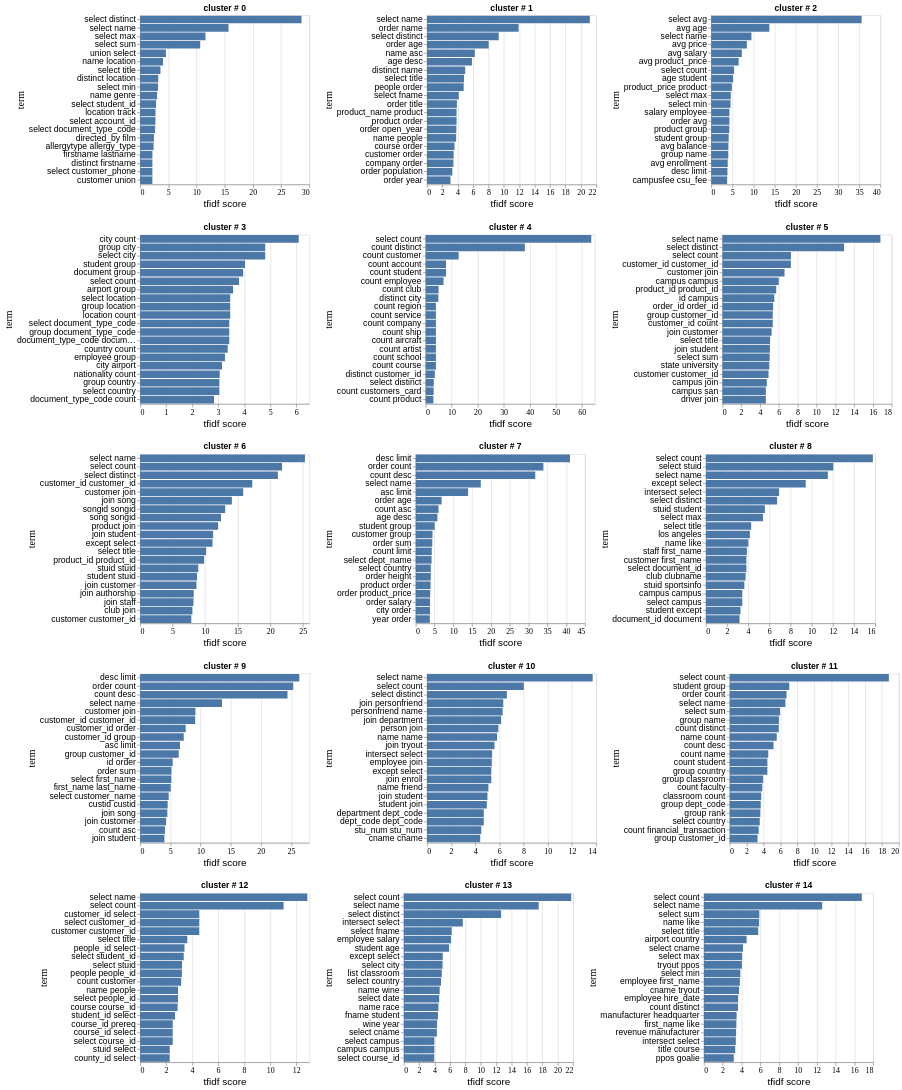

Notebook code cell kept with this figure:
### Code cell
charts = []
for i in range(len(np.unique(clustering_labels))):
    data = df_ngram_vis [df_ngram_vis.cluster_id == i]
    chart = alt.Chart(data).mark_bar().encode(
        x=alt.X('rank:Q', title='tfidf score', axis=alt.Axis(titleFontSize=15, titleFontWeight=200, labelFont='Avenir', labelFontSize=12)),
        y=alt.Y('term:N', sort='-x', axis=alt.Axis(titleFontSize=15, labelFontSize=13,titleFontWeight=300, titleFont='Avenir'))
    ).properties(title='cluster # '+ str(i), width=256, height=256)
    charts.append(chart)

len(charts)
alt.hconcat(*charts[0:3]) & alt.hconcat(*charts[3:6]) & alt.hconcat(*charts[6:9])  & alt.hconcat(*charts[9:12]) & alt.hconcat(*charts[12:15])

### Figure 1 — Vega-Lite specification as saved in the notebook (floating-point values rounded to 4 significant figures)
{"config": {"view": {"continuousWidth": 300, "continuousHeight": 300}}, "vconcat": [{"hconcat": [{"data": {"name": "data-d5f58745a35971609e62ebd2382b044f"}, "mark": {"type": "bar"}, "encoding": {"x": {"axis": {"labelFont": "Avenir", "labelFontSize": 12, "titleFontSize": 15, "titleFontWeight": 200}, "field": "rank", "title": "tfidf score", "type": "quantitative"}, "y": {"axis": {"labelFontSize": 13, "titleFont": "Avenir", "titleFontSize": 15, "titleFontWeight": 300}, "field": "term", "sort": "-x", "type": "nominal"}}, "height": 256, "title": "cluster # 0", "width": 256}, {"data": {"name": "data-0d1b8cdb4531924d618f68e038b68c40"}, "mark": {"type": "bar"}, "encoding": {"x": {"axis": {"labelFont": "Avenir", "labelFontSize": 12, "titleFontSize": 15, "titleFontWeight": 200}, "field": "rank", "title": "tfidf score", "type": "quantitative"}, "y": {"axis": {"labelFontSize": 13, "titleFont": "Avenir", "titleFontSize": 15, "titleFontWeight": 300}, "field": "term", "sort": "-x", "type": "nominal"}}, "height": 256, "title": "cluster # 1", "width": 256}, {"data": {"name": "data-6e8471e57a5a8861078ef767fb0b3963"}, "mark": {"type": "bar"}, "encoding": {"x": {"axis": {"labelFont": "Avenir", "labelFontSize": 12, "titleFontSize": 15, "titleFontWeight": 200}, "field": "rank", "title": "tfidf score", "type": "quantitative"}, "y": {"axis": {"labelFontSize": 13, "titleFont": "Avenir", "titleFontSize": 15, "titleFontWeight": 300}, "field": "term", "sort": "-x", "type": "nominal"}}, "height": 256, "title": "cluster # 2", "width": 256}]}, {"hconcat": [{"data": {"name": "data-9c1bc39cd584dabeac179e48bd9f8609"}, "mark": {"type": "bar"}, "encoding": {"x": {"axis": {"labelFont": "Avenir", "labelFontSize": 12, "titleFontSize": 15, "titleFontWeight": 200}, "field": "rank", "title": "tfidf score", "type": "quantitative"}, "y": {"axis": {"labelFontSize": 13, "titleFont": "Avenir", "titleFontSize": 15, "titleFontWeight": 300}, "field": "term", "sort": "-x", "type": "nominal"}}, "height": 256, "title": "cluster # 3", "width": 256}, {"data": {"name": "data-5162fa435a22587bb8c8bc86e4379546"}, "mark": {"type": "bar"}, "encoding": {"x": {"axis": {"labelFont": "Avenir", "labelFontSize": 12, "titleFontSize": 15, "titleFontWeight": 200}, "field": "rank", "title": "tfidf score", "type": "quantitative"}, "y": {"axis": {"labelFontSize": 13, "titleFont": "Avenir", "titleFontSize": 15, "titleFontWeight": 300}, "field": "term", "sort": "-x", "type": "nominal"}}, "height": 256, "title": "cluster # 4", "width": 256}, {"data": {"name": "data-5dd0ad65e02f75a6570909c2cf1b3138"}, "mark": {"type": "bar"}, "encoding": {"x": {"axis": {"labelFont": "Avenir", "labelFontSize": 12, "titleFontSize": 15, "titleFontWeight": 200}, "field": "rank", "title": "tfidf score", "type": "quantitative"}, "y": {"axis": {"labelFontSize": 13, "titleFont": "Avenir", "titleFontSize": 15, "titleFontWeight": 300}, "field": "term", "sort": "-x", "type": "nominal"}}, "height": 256, "title": "cluster # 5", "width": 256}]}, {"hconcat": [{"data": {"name": "data-14f3b3214e4237b501c71b5f84565575"}, "mark": {"type": "bar"}, "encoding": {"x": {"axis": {"labelFont": "Avenir", "labelFontSize": 12, "titleFontSize": 15, "titleFontWeight": 200}, "field": "rank", "title": "tfidf score", "type": "quantitative"}, "y": {"axis": {"labelFontSize": 13, "titleFont": "Avenir", "titleFontSize": 15, "titleFontWeight": 300}, "field": "term", "sort": "-x", "type": "nominal"}}, "height": 256, "title": "cluster # 6", "width": 256}, {"data": {"name": "data-88d480c34f63ef473d8d1be1b38ccf8d"}, "mark": {"type": "bar"}, "encoding": {"x": {"axis": {"labelFont": "Avenir", "labelFontSize": 12, "titleFontSize": 15, "titleFontWeight": 200}, "field": "rank", "title": "tfidf score", "type": "quantitative"}, "y": {"axis": {"labelFontSize": 13, "titleFont": "Avenir", "titleFontSize": 15, "titleFontWeight": 300}, "field": "term", "sort": "-x", "type": "nominal"}}, "height": 256, "title": "cluster # 7", "width": 256}, {"data": {"name": "data-8bbcb3f5af8b3550b37b90d3fec4f258"}, "mark": {"type": "bar"}, "encoding": {"x": {"axis": {"labelFont": "Avenir", "labelFontSize": 12, "titleFontSize": 15, "titleFontWeight": 200}, "field": "rank", "title": "tfidf score", "type": "quantitative"}, "y": {"axis": {"labelFontSize": 13, "titleFont": "Avenir", "titleFontSize": 15, "titleFontWeight": 300}, "field": "term", "sort": "-x", "type": "nominal"}}, "height": 256, "title": "cluster # 8", "width": 256}]}, {"hconcat": [{"data": {"name": "data-5c1ef702452a2dcdbc4ab122392e1705"}, "mark": {"type": "bar"}, "encoding": {"x": {"axis": {"labelFont": "Avenir", "labelFontSize": 12, "titleFontSize": 15, "titleFontWeight": 200}, "field": "rank", "title": "tfidf score", "type": "quantitative"}, "y": {"axis": {"labelFontSize": 13, "titleFont": "Avenir", "titleFontSize": 15, "titleFontWeight": 300}, "field": "term", "sort": "-x", "type": "nominal"}}, "height": 256, "title": "cluster # 9", "width": 256}, {"data": {"name": "data-9b6c202f05d0aa9d8c44adb027649e7a"}, "mark": {"type": "bar"}, "encoding": {"x": {"axis": {"labelFont": "Avenir", "labelFontSize": 12, "titleFontSize": 15, "titleFontWeight": 200}, "field": "rank", "title": "tfidf score", "type": "quantitative"}, "y": {"axis": {"labelFontSize": 13, "titleFont": "Avenir", "titleFontSize": 15, "titleFontWeight": 300}, "field": "term", "sort": "-x", "type": "nominal"}}, "height": 256, "title": "cluster # 10", "width": 256}, {"data": {"name": "data-dc438b55d2aa7c66dd61749cea58f55e"}, "mark": {"type": "bar"}, "encoding": {"x": {"axis": {"labelFont": "Avenir", "labelFontSize": 12, "titleFontSize": 15, "titleFontWeight": 200}, "field": "rank", "title": "tfidf score", "type": "quantitative"}, "y": {"axis": {"labelFontSize": 13, "titleFont": "Avenir", "titleFontSize": 15, "titleFontWeight": 300}, "field": "term", "sort": "-x", "type": "nominal"}}, "height": 256, "title": "cluster # 11", "width": 256}]}, {"hconcat": [{"data": {"name": "data-8c0585a4a018e527cbab93819dba5048"}, "mark": {"type": "bar"}, "encoding": {"x": {"axis": {"labelFont": "Avenir", "labelFontSize": 12, "titleFontSize": 15, "titleFontWeight": 200}, "field": "rank", "title": "tfidf score", "type": "quantitative"}, "y": {"axis": {"labelFontSize": 13, "titleFont": "Avenir", "titleFontSize": 15, "titleFontWeight": 300}, "field": "term", "sort": "-x", "type": "nominal"}}, "height": 256, "title": "cluster # 12", "width": 256}, {"data": {"name": "data-3fdf5c7c8b4e85ec7d614478e52f020c"}, "mark": {"type": "bar"}, "encoding": {"x": {"axis": {"labelFont": "Avenir", "labelFontSize": 12, "titleFontSize": 15, "titleFontWeight": 200}, "field": "rank", "title": "tfidf score", "type": "quantitative"}, "y": {"axis": {"labelFontSize": 13, "titleFont": "Avenir", "titleFontSize": 15, "titleFontWeight": 300}, "field": "term", "sort": "-x", "type": "nominal"}}, "height": 256, "title": "cluster # 13", "width": 256}, {"data": {"name": "data-8d7857d2a394d9d04b32e92655905001"}, "mark": {"type": "bar"}, "encoding": {"x": {"axis": {"labelFont": "Avenir", "labelFontSize": 12, "titleFontSize": 15, "titleFontWeight": 200}, "field": "rank", "title": "tfidf score", "type": "quantitative"}, "y": {"axis": {"labelFontSize": 13, "titleFont": "Avenir", "titleFontSize": 15, "titleFontWeight": 300}, "field": "term", "sort": "-x", "type": "nominal"}}, "height": 256, "title": "cluster # 14", "width": 256}]}], "$schema": "https://vega.github.io/schema/vega-lite/v5.16.3.json", "datasets": {"data-d5f58745a35971609e62ebd2382b044f": [{"index": 480, "term": "select distinct", "rank": 28.61, "cluster_id": 0}, {"index": 504, "term": "select name", "rank": 15.68, "cluster_id": 0}, {"index": 501, "term": "select max", "rank": 11.59, "cluster_id": 0}, {"index": 536, "term": "select sum", "rank": 10.65, "cluster_id": 0}, {"index": 603, "term": "union select", "rank": 4.574, "cluster_id": 0}, {"index": 347, "term": "name location", "rank": 4.053, "cluster_id": 0}, {"index": 540, "term": "select title", "rank": 3.599, "cluster_id": 0}, {"index": 159, "term": "distinct location", "rank": 3.213, "cluster_id": 0}, {"index": 503, "term": "select min", "rank": 3.175, "cluster_id": 0}, {"index": 345, "term": "name genre", "rank": 3.01, "cluster_id": 0}, {"index": 534, "term": "select student_id", "rank": 2.827, "cluster_id": 0}, {"index": 261, "term": "location track", "rank": 2.725, "cluster_id": 0}, {"index": 438, "term": "select account_id", "rank": 2.711, "cluster_id": 0}, {"index": 483, "term": "select document_type_code", "rank": 2.658, "cluster_id": 0}, {"index": 123, "term": "directed_by film", "rank": 2.445, "cluster_id": 0}, {"index": 16, "term": "allergytype allergy_type", "rank": 2.382, "cluster_id": 0}, {"index": 210, "term": "firstname lastname", "rank": 2.176, "cluster_id": 0}, {"index": 150, "term": "distinct firstname", "rank": 2.176, "cluster_id": 0}, {"index": 468, "term": "select customer_phone", "rank": 2.173, "cluster_id": 0}, {"index": 86, "term": "customer union", "rank": 2.169, "cluster_id": 0}], "data-0d1b8cdb4531924d618f68e038b68c40": [{"index": 722, "term": "select name", "rank": 21.17, "cluster_id": 1}, {"index": 497, "term": "order name", "rank": 11.91, "cluster_id": 1}, {"index": 694, "term": "select distinct", "rank": 9.32, "cluster_id": 1}, {"index": 416, "term": "order age", "rank": 8.016, "cluster_id": 1}, {"index": 343, "term": "name asc", "rank": 6.217, "cluster_id": 1}, {"index": 13, "term": "age desc", "rank": 5.842, "cluster_id": 1}, {"index": 166, "term": "distinct name", "rank": 4.966, "cluster_id": 1}, {"index": 761, "term": "select title", "rank": 4.811, "cluster_id": 1}, {"index": 578, "term": "people order", "rank": 4.772, "cluster_id": 1}, {"index": 704, "term": "select fname", "rank": 4.129, "cluster_id": 1}, {"index": 547, "term": "order title", "rank": 3.888, "cluster_id": 1}, {"index": 614, "term": "product_name product", "rank": 3.842, "cluster_id": 1}, {"index": 613, "term": "product order", "rank": 3.842, "cluster_id": 1}, {"index": 502, "term": "order open_year", "rank": 3.816, "cluster_id": 1}, {"index": 383, "term": "name people", "rank": 3.792, "cluster_id": 1}, {"index": 119, "term": "course order", "rank": 3.576, "cluster_id": 1}, {"index": 125, "term": "customer order", "rank": 3.466, "cluster_id": 1}, {"index": 104, "term": "company order", "rank": 3.434, "cluster_id": 1}, {"index": 510, "term": "order population", "rank": 3.294, "cluster_id": 1}, {"index": 561, "term": "order year", "rank": 3.053, "cluster_id": 1}], "data-6e8471e57a5a8861078ef767fb0b3963": [{"index": 973, "term": "select avg", "rank": 35.55, "cluster_id": 2}, {"index": 85, "term": "avg age", "rank": 13.73, "cluster_id": 2}, {"index": 1000, "term": "select name", "rank": 9.499, "cluster_id": 2}, {"index": 156, "term": "avg price", "rank": 8.417, "cluster_id": 2}, {"index": 170, "term": "avg salary", "rank": 7.232, "cluster_id": 2}, {"index": 159, "term": "avg product_price", "rank": 6.48, "cluster_id": 2}, {"index": 978, "term": "select count", "rank": 5.403, "cluster_id": 2}, {"index": 29, "term": "age student", "rank": 5.166, "cluster_id": 2}, {"index": 890, "term": "product_price product", "rank": 4.869, "cluster_id": 2}, {"index": 997, "term": "select max", "rank": 4.621, "cluster_id": 2}, {"index": 999, "term": "select min", "rank": 4.557, "cluster_id": 2}, {"index": 946, "term": "salary employee", "rank": 4.303, "cluster_id": 2}, {"index": 810, "term": "order avg", "rank": 4.298, "cluster_id": 2}, {"index": 880, "term": "product group", "rank": 4.271, "cluster_id": 2}, {"index": 1096, "term": "student group", "rank": 4.124, "cluster_id": 2}, {"index": 93, "term": "avg balance", "rank": 4.061, "cluster_id": 2}, {"index": 484, "term": "group name", "rank": 4.03, "cluster_id": 2}, {"index": 111, "term": "avg enrollment", "rank": 3.895, "cluster_id": 2}, {"index": 353, "term": "desc limit", "rank": 3.836, "cluster_id": 2}, {"index": 235, "term": "campusfee csu_fee", "rank": 3.759, "cluster_id": 2}], "data-9c1bc39cd584dabeac179e48bd9f8609": [{"index": 40, "term": "city count", "rank": 6.092, "cluster_id": 3}, {"index": 148, "term": "group city", "rank": 4.804, "cluster_id": 3}, {"index": 334, "term": "select city", "rank": 4.804, "cluster_id": 3}, {"index": 410, "term": "student group", "rank": 4.029, "cluster_id": 3}, {"index": 119, "term": "document group", "rank": 3.957, "cluster_id": 3}, {"index": 340, "term": "select count", "rank": 3.799, "cluster_id": 3}, {"index": 8, "term": "airport group", "rank": 3.571, "cluster_id": 3}, {"index": 358, "term": "select location", "rank": 3.46, "cluster_id": 3}, {"index": 171, "term": "group location", "rank": 3.46, "cluster_id": 3}, {"index": 225, "term": "location count", "rank": 3.46, "cluster_id": 3}, {"index": 350, "term": "select document_type_code", "rank": 3.424, "cluster_id": 3}, {"index": 164, "term": "group document_type_code", "rank": 3.424, "cluster_id": 3}, {"index": 123, "term": "document_type_code document", "rank": 3.424, "cluster_id": 3}, {"index": 91, "term": "country count", "rank": 3.363, "cluster_id": 3}, {"index": 128, "term": "employee group", "rank": 3.258, "cluster_id": 3}, {"index": 39, "term": "city airport", "rank": 3.145, "cluster_id": 3}, {"index": 254, "term": "nationality count", "rank": 3.057, "cluster_id": 3}, {"index": 156, "term": "group country", "rank": 3.043, "cluster_id": 3}, {"index": 341, "term": "select country", "rank": 3.043, "cluster_id": 3}, {"index": 122, "term": "document_type_code count", "rank": 2.84, "cluster_id": 3}], "data-5162fa435a22587bb8c8bc86e4379546": [{"index": 299, "term": "select count", "rank": 63.6, "cluster_id": 4}, {"index": 71, "term": "count distinct", "rank": 38.09, "cluster_id": 4}, {"index": 67, "term": "count customer", "rank": 12.67, "cluster_id": 4}, {"index": 31, "term": "count account", "rank": 7.832, "cluster_id": 4}, {"index": 135, "term": "count student", "rank": 7.832, "cluster_id": 4}, {"index": 79, "term": "count employee", "rank": 6.859, "cluster_id": 4}, {"index": 59, "term": "count club", "rank": 4.956, "cluster_id": 4}, {"index": 172, "term": "distinct city", "rank": 4.868, "cluster_id": 4}, {"index": 117, "term": "count region", "rank": 3.932, "cluster_id": 4}, {"index": 126, "term": "count service", "rank": 3.932, "cluster_id": 4}, {"index": 61, "term": "count company", "rank": 3.932, "cluster_id": 4}, {"index": 128, "term": "count ship", "rank": 3.932, "cluster_id": 4}, {"index": 35, "term": "count aircraft", "rank": 3.932, "cluster_id": 4}, {"index": 40, "term": "count artist", "rank": 3.932, "cluster_id": 4}, {"index": 124, "term": "count school", "rank": 3.932, "cluster_id": 4}, {"index": 65, "term": "count course", "rank": 3.932, "cluster_id": 4}, {"index": 184, "term": "distinct customer_id", "rank": 3.501, "cluster_id": 4}, {"index": 300, "term": "select distinct", "rank": 3.102, "cluster_id": 4}, {"index": 68, "term": "count customers_card", "rank": 3.047, "cluster_id": 4}, {"index": 107, "term": "count product", "rank": 2.953, "cluster_id": 4}], "data-5dd0ad65e02f75a6570909c2cf1b3138": [{"index": 1665, "term": "select name", "rank": 16.8, "cluster_id": 5}, {"index": 1630, "term": "select distinct", "rank": 12.94, "cluster_id": 5}, {"index": 1610, "term": "select count", "rank": 7.284, "cluster_id": 5}, {"index": 417, "term": "customer_id customer_id", "rank": 7.275, "cluster_id": 5}, {"index": 397, "term": "customer join", "rank": 6.6, "cluster_id": 5}, {"index": 195, "term": "campus campus", "rank": 5.984, "cluster_id": 5}, {"index": 1429, "term": "product_id product_id", "rank": 5.718, "cluster_id": 5}, {"index": 817, "term": "id campus", "rank": 5.512, "cluster_id": 5}, {"index": 1285, "term": "order_id order_id", "rank": 5.392, "cluster_id": 5}, {"index": 726, "term": "group customer_id", "rank": 5.352, "cluster_id": 5}, {"index": 413, "term": "customer_id count", "rank": 5.352, "cluster_id": 5}, {"index": 912, "term": "join customer", "rank": 5.227, "cluster_id": 5}, {"index": 1707, "term": "select title", "rank": 5.066, "cluster_id": 5}, {"index": 1035, "term": "join student", "rank": 5.047, "cluster_id": 5}, {"index": 1702, "term": "select sum", "rank": 5.019, "cluster_id": 5}, {"index": 1773, "term": "state university", "rank": 4.979, "cluster_id": 5}, {"index": 395, "term": "customer customer_id", "rank": 4.9, "cluster_id": 5}, {"index": 199, "term": "campus join", "rank": 4.716, "cluster_id": 5}, {"index": 201, "term": "campus san", "rank": 4.614, "cluster_id": 5}, {"index": 532, "term": "driver join", "rank": 4.614, "cluster_id": 5}], "data-14f3b3214e4237b501c71b5f84565575": [{"index": 2265, "term": "select name", "rank": 25.32, "cluster_id": 6}, {"index": 2191, "term": "select count", "rank": 21.81, "cluster_id": 6}, {"index": 2218, "term": "select distinct", "rank": 21.17, "cluster_id": 6}, {"index": 521, "term": "customer_id customer_id", "rank": 17.23, "cluster_id": 6}, {"index": 493, "term": "customer join", "rank": 15.84, "cluster_id": 6}, {"index": 1291, "term": "join song", "rank": 14.1, "cluster_id": 6}, {"index": 2374, "term": "songid songid", "rank": 13.07, "cluster_id": 6}, {"index": 2366, "term": "song songid", "rank": 12.42, "cluster_id": 6}, {"index": 1966, "term": "product join", "rank": 11.98, "cluster_id": 6}, {"index": 1300, "term": "join student", "rank": 11.22, "cluster_id": 6}, {"index": 832, "term": "except select", "rank": 11.12, "cluster_id": 6}, {"index": 2316, "term": "select title", "rank": 10.15, "cluster_id": 6}, {"index": 1982, "term": "product_id product_id", "rank": 9.83, "cluster_id": 6}, {"index": 2544, "term": "stuid stuid", "rank": 8.933, "cluster_id": 6}, {"index": 2509, "term": "student stuid", "rank": 8.745, "cluster_id": 6}, {"index": 1149, "term": "join customer", "rank": 8.652, "cluster_id": 6}, {"index": 1126, "term": "join authorship", "rank": 8.235, "cluster_id": 6}, {"index": 1293, "term": "join staff", "rank": 8.195, "cluster_id": 6}, {"index": 313, "term": "club join", "rank": 8.032, "cluster_id": 6}, {"index": 490, "term": "customer customer_id", "rank": 7.864, "cluster_id": 6}], "data-88d480c34f63ef473d8d1be1b38ccf8d": [{"index": 273, "term": "desc limit", "rank": 41.0, "cluster_id": 7}, {"index": 687, "term": "order count", "rank": 33.94, "cluster_id": 7}, {"index": 183, "term": "count desc", "rank": 31.78, "cluster_id": 7}, {"index": 1054, "term": "select name", "rank": 17.29, "cluster_id": 7}, {"index": 55, "term": "asc limit", "rank": 13.91, "cluster_id": 7}, {"index": 668, "term": "order age", "rank": 6.864, "cluster_id": 7}, {"index": 177, "term": "count asc", "rank": 6.05, "cluster_id": 7}, {"index": 18, "term": "age desc", "rank": 5.747, "cluster_id": 7}, {"index": 1194, "term": "student group", "rank": 5.031, "cluster_id": 7}, {"index": 220, "term": "customer group", "rank": 4.442, "cluster_id": 7}, {"index": 760, "term": "order sum", "rank": 4.39, "cluster_id": 7}, {"index": 188, "term": "count limit", "rank": 4.257, "cluster_id": 7}, {"index": 1002, "term": "select dept_name", "rank": 4.205, "cluster_id": 7}, {"index": 989, "term": "select country", "rank": 4.009, "cluster_id": 7}, {"index": 710, "term": "order height", "rank": 3.989, "cluster_id": 7}, {"index": 854, "term": "product order", "rank": 3.932, "cluster_id": 7}, {"index": 741, "term": "order product_price", "rank": 3.834, "cluster_id": 7}, {"index": 751, "term": "order salary", "rank": 3.793, "cluster_id": 7}, {"index": 139, "term": "city order", "rank": 3.78, "cluster_id": 7}, {"index": 1282, "term": "year order", "rank": 3.742, "cluster_id": 7}], "data-8bbcb3f5af8b3550b37b90d3fec4f258": [{"index": 842, "term": "select count", "rank": 15.78, "cluster_id": 8}, {"index": 956, "term": "select stuid", "rank": 12.04, "cluster_id": 8}, {"index": 912, "term": "select name", "rank": 11.52, "cluster_id": 8}, {"index": 367, "term": "except select", "rank": 9.434, "cluster_id": 8}, {"index": 452, "term": "intersect select", "rank": 6.917, "cluster_id": 8}, {"index": 864, "term": "select distinct", "rank": 6.727, "cluster_id": 8}, {"index": 1029, "term": "stuid student", "rank": 5.572, "cluster_id": 8}, {"index": 909, "term": "select max", "rank": 5.392, "cluster_id": 8}, {"index": 961, "term": "select title", "rank": 4.277, "cluster_id": 8}, {"index": 554, "term": "los angeles", "rank": 4.153, "cluster_id": 8}, {"index": 611, "term": "name like", "rank": 4.002, "cluster_id": 8}, {"index": 994, "term": "staff first_name", "rank": 3.869, "cluster_id": 8}, {"index": 219, "term": "customer first_name", "rank": 3.826, "cluster_id": 8}, {"index": 866, "term": "select document_id", "rank": 3.823, "cluster_id": 8}, {"index": 128, "term": "club clubname", "rank": 3.751, "cluster_id": 8}, {"index": 1028, "term": "stuid sportsinfo", "rank": 3.63, "cluster_id": 8}, {"index": 88, "term": "campus campus", "rank": 3.437, "cluster_id": 8}, {"index": 825, "term": "select campus", "rank": 3.437, "cluster_id": 8}, {"index": 1012, "term": "student except", "rank": 3.267, "cluster_id": 8}, {"index": 300, "term": "document_id document", "rank": 3.176, "cluster_id": 8}], "data-5c1ef702452a2dcdbc4ab122392e1705": [{"index": 390, "term": "desc limit", "rank": 26.34, "cluster_id": 9}, {"index": 1096, "term": "order count", "rank": 25.34, "cluster_id": 9}, {"index": 271, "term": "count desc", "rank": 24.38, "cluster_id": 9}, {"index": 1495, "term": "select name", "rank": 13.55, "cluster_id": 9}, {"index": 324, "term": "customer join", "rank": 9.153, "cluster_id": 9}, {"index": 334, "term": "customer_id customer_id", "rank": 9.106, "cluster_id": 9}, {"index": 338, "term": "customer_id order", "rank": 7.538, "cluster_id": 9}, {"index": 335, "term": "customer_id group", "rank": 7.219, "cluster_id": 9}, {"index": 85, "term": "asc limit", "rank": 6.594, "cluster_id": 9}, {"index": 600, "term": "group customer_id", "rank": 6.391, "cluster_id": 9}, {"index": 730, "term": "id order", "rank": 5.385, "cluster_id": 9}, {"index": 1135, "term": "order sum", "rank": 5.184, "cluster_id": 9}, {"index": 1467, "term": "select first_name", "rank": 5.159, "cluster_id": 9}, {"index": 531, "term": "first_name last_name", "rank": 5.065, "cluster_id": 9}, {"index": 1447, "term": "select customer_name", "rank": 4.727, "cluster_id": 9}, {"index": 317, "term": "custid custid", "rank": 4.559, "cluster_id": 9}, {"index": 911, "term": "join song", "rank": 4.503, "cluster_id": 9}, {"index": 809, "term": "join customer", "rank": 4.295, "cluster_id": 9}, {"index": 264, "term": "count asc", "rank": 4.106, "cluster_id": 9}, {"index": 919, "term": "join student", "rank": 4.022, "cluster_id": 9}], "data-9b6c202f05d0aa9d8c44adb027649e7a": [{"index": 1151, "term": "select name", "rank": 13.71, "cluster_id": 10}, {"index": 1120, "term": "select count", "rank": 8.01, "cluster_id": 10}, {"index": 1127, "term": "select distinct", "rank": 6.607, "cluster_id": 10}, {"index": 631, "term": "join personfriend", "rank": 6.311, "cluster_id": 10}, {"index": 939, "term": "personfriend name", "rank": 6.253, "cluster_id": 10}, {"index": 585, "term": "join department", "rank": 6.133, "cluster_id": 10}, {"index": 935, "term": "person join", "rank": 5.906, "cluster_id": 10}, {"index": 819, "term": "name name", "rank": 5.791, "cluster_id": 10}, {"index": 671, "term": "join tryout", "rank": 5.582, "cluster_id": 10}, {"index": 548, "term": "intersect select", "rank": 5.385, "cluster_id": 10}, {"index": 389, "term": "employee join", "rank": 5.362, "cluster_id": 10}, {"index": 415, "term": "except select", "rank": 5.321, "cluster_id": 10}, {"index": 593, "term": "join enroll", "rank": 5.318, "cluster_id": 10}, {"index": 804, "term": "name friend", "rank": 5.081, "cluster_id": 10}, {"index": 662, "term": "join student", "rank": 5.001, "cluster_id": 10}, {"index": 1257, "term": "student join", "rank": 4.949, "cluster_id": 10}, {"index": 281, "term": "department dept_code", "rank": 4.699, "cluster_id": 10}, {"index": 290, "term": "dept_code dept_code", "rank": 4.699, "cluster_id": 10}, {"index": 1255, "term": "stu_num stu_num", "rank": 4.491, "cluster_id": 10}, {"index": 166, "term": "cname cname", "rank": 4.405, "cluster_id": 10}], "data-dc438b55d2aa7c66dd61749cea58f55e": [{"index": 1122, "term": "select count", "rank": 18.81, "cluster_id": 11}, {"index": 1265, "term": "student group", "rank": 7.034, "cluster_id": 11}, {"index": 908, "term": "order count", "rank": 6.712, "cluster_id": 11}, {"index": 1168, "term": "select name", "rank": 6.575, "cluster_id": 11}, {"index": 1212, "term": "select sum", "rank": 5.949, "cluster_id": 11}, {"index": 628, "term": "group name", "rank": 5.812, "cluster_id": 11}, {"index": 233, "term": "count distinct", "rank": 5.796, "cluster_id": 11}, {"index": 882, "term": "name count", "rank": 5.553, "cluster_id": 11}, {"index": 230, "term": "count desc", "rank": 5.178, "cluster_id": 11}, {"index": 275, "term": "count name", "rank": 4.554, "cluster_id": 11}, {"index": 325, "term": "count student", "rank": 4.452, "cluster_id": 11}, {"index": 572, "term": "group country", "rank": 4.446, "cluster_id": 11}, {"index": 562, "term": "group classroom", "rank": 3.943, "cluster_id": 11}, {"index": 247, "term": "count faculty", "rank": 3.843, "cluster_id": 11}, {"index": 142, "term": "classroom count", "rank": 3.719, "cluster_id": 11}, {"index": 585, "term": "group dept_code", "rank": 3.663, "cluster_id": 11}, {"index": 656, "term": "group rank", "rank": 3.619, "cluster_id": 11}, {"index": 1123, "term": "select country", "rank": 3.549, "cluster_id": 11}, {"index": 250, "term": "count financial_transaction", "rank": 3.426, "cluster_id": 11}, {"index": 579, "term": "group customer_id", "rank": 3.288, "cluster_id": 11}], "data-8c0585a4a018e527cbab93819dba5048": [{"index": 453, "term": "select name", "rank": 12.84, "cluster_id": 12}, {"index": 411, "term": "select count", "rank": 11.02, "cluster_id": 12}, {"index": 134, "term": "customer_id select", "rank": 4.545, "cluster_id": 12}, {"index": 415, "term": "select customer_id", "rank": 4.545, "cluster_id": 12}, {"index": 122, "term": "customer customer_id", "rank": 4.545, "cluster_id": 12}, {"index": 498, "term": "select title", "rank": 3.622, "cluster_id": 12}, {"index": 317, "term": "people_id select", "rank": 3.407, "cluster_id": 12}, {"index": 489, "term": "select student_id", "rank": 3.351, "cluster_id": 12}, {"index": 490, "term": "select stuid", "rank": 3.217, "cluster_id": 12}, {"index": 311, "term": "people people_id", "rank": 3.21, "cluster_id": 12}, {"index": 86, "term": "count customer", "rank": 3.153, "cluster_id": 12}, {"index": 276, "term": "name people", "rank": 2.913, "cluster_id": 12}, {"index": 460, "term": "select people_id", "rank": 2.911, "cluster_id": 12}, {"index": 117, "term": "course course_id", "rank": 2.878, "cluster_id": 12}, {"index": 534, "term": "student_id select", "rank": 2.68, "cluster_id": 12}, {"index": 120, "term": "course_id prereq", "rank": 2.505, "cluster_id": 12}, {"index": 121, "term": "course_id select", "rank": 2.505, "cluster_id": 12}, {"index": 414, "term": "select course_id", "rank": 2.505, "cluster_id": 12}, {"index": 540, "term": "stuid select", "rank": 2.28, "cluster_id": 12}, {"index": 113, "term": "county_id select", "rank": 2.27, "cluster_id": 12}], "data-3fdf5c7c8b4e85ec7d614478e52f020c": [{"index": 613, "term": "select count", "rank": 21.75, "cluster_id": 13}, {"index": 660, "term": "select name", "rank": 17.53, "cluster_id": 13}, {"index": 625, "term": "select distinct", "rank": 12.64, "cluster_id": 13}, {"index": 335, "term": "intersect select", "rank": 7.662, "cluster_id": 13}, {"index": 641, "term": "select fname", "rank": 6.22, "cluster_id": 13}, {"index": 265, "term": "employee salary", "rank": 6.136, "cluster_id": 13}, {"index": 749, "term": "student age", "rank": 5.875, "cluster_id": 13}, {"index": 276, "term": "except select", "rank": 5.052, "cluster_id": 13}, {"index": 610, "term": "select city", "rank": 5.035, "cluster_id": 13}, {"index": 366, "term": "list classroom", "rank": 4.932, "cluster_id": 13}, {"index": 614, "term": "select country", "rank": 4.829, "cluster_id": 13}, {"index": 448, "term": "name wine", "rank": 4.656, "cluster_id": 13}, {"index": 617, "term": "select date", "rank": 4.589, "cluster_id": 13}, {"index": 444, "term": "name race", "rank": 4.5, "cluster_id": 13}, {"index": 304, "term": "fname student", "rank": 4.432, "cluster_id": 13}, {"index": 807, "term": "wine year", "rank": 4.317, "cluster_id": 13}, {"index": 611, "term": "select cname", "rank": 4.29, "cluster_id": 13}, {"index": 605, "term": "select campus", "rank": 3.963, "cluster_id": 13}, {"index": 70, "term": "campus campus", "rank": 3.963, "cluster_id": 13}, {"index": 615, "term": "select course_id", "rank": 3.945, "cluster_id": 13}], "data-8d7857d2a394d9d04b32e92655905001": [{"index": 566, "term": "select count", "rank": 16.79, "cluster_id": 14}, {"index": 612, "term": "select name", "rank": 12.58, "cluster_id": 14}, {"index": 633, "term": "select sum", "rank": 5.886, "cluster_id": 14}, {"index": 426, "term": "name like", "rank": 5.862, "cluster_id": 14}, {"index": 635, "term": "select title", "rank": 5.77, "cluster_id": 14}, {"index": 24, "term": "airport country", "rank": 4.537, "cluster_id": 14}, {"index": 564, "term": "select cname", "rank": 4.149, "cluster_id": 14}, {"index": 606, "term": "select max", "rank": 4.064, "cluster_id": 14}, {"index": 720, "term": "tryout ppos", "rank": 4.037, "cluster_id": 14}, {"index": 609, "term": "select min", "rank": 3.867, "cluster_id": 14}, {"index": 241, "term": "employee first_name", "rank": 3.819, "cluster_id": 14}, {"index": 86, "term": "cname tryout", "rank": 3.728, "cluster_id": 14}, {"index": 242, "term": "employee hire_date", "rank": 3.637, "cluster_id": 14}, {"index": 110, "term": "count distinct", "rank": 3.617, "cluster_id": 14}, {"index": 375, "term": "manufacturer headquarter", "rank": 3.472, "cluster_id": 14}, {"index": 268, "term": "first_name like", "rank": 3.446, "cluster_id": 14}, {"index": 537, "term": "revenue manufacturer", "rank": 3.417, "cluster_id": 14}, {"index": 317, "term": "intersect select", "rank": 3.387, "cluster_id": 14}, {"index": 702, "term": "title course", "rank": 3.321, "cluster_id": 14}, {"index": 500, "term": "ppos goalie", "rank": 3.172, "cluster_id": 14}]}}
